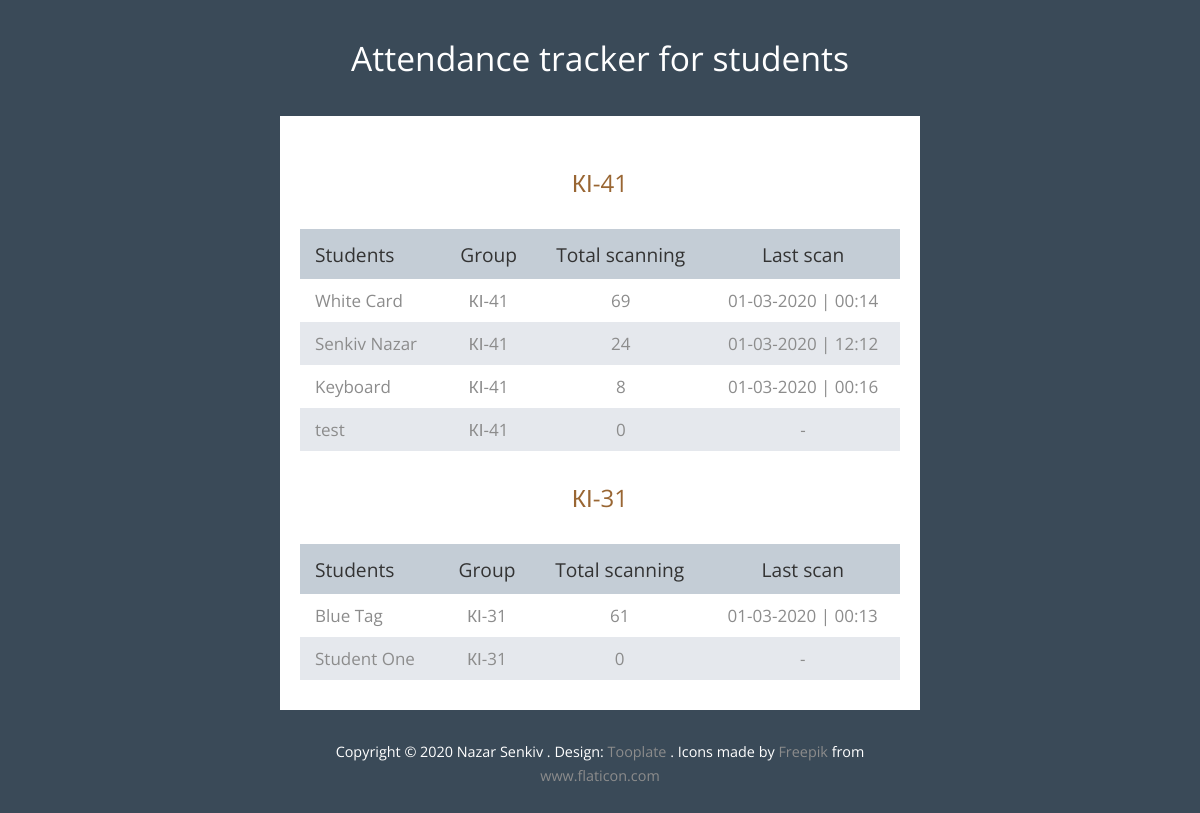
/, run on an earlier commit of the app's database.
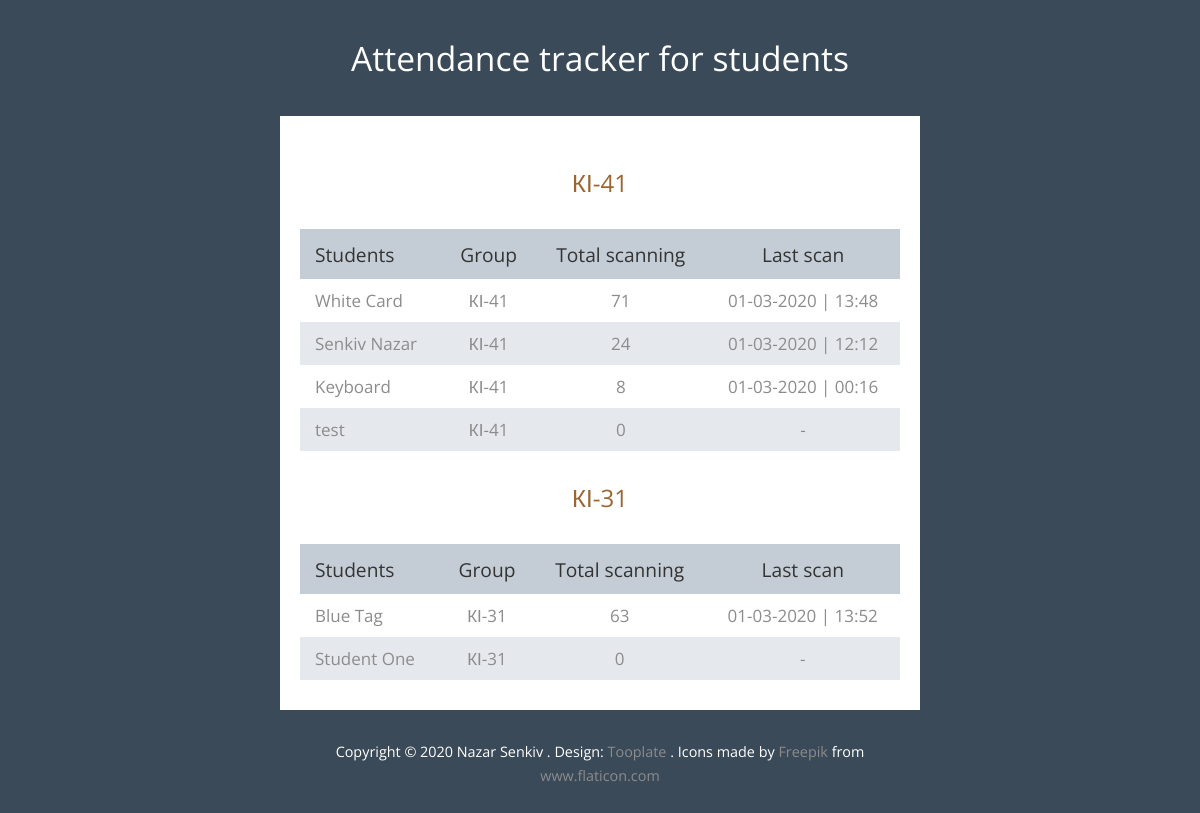
And on a later commit of the database.
### app/models.py (models this page shows)
class Student(models.Model):
    name = models.CharField(verbose_name='ім\'я', max_length=250)
    group = models.ForeignKey(Group, verbose_name='група', on_delete=models.CASCADE)
    number_scan = models.IntegerField(verbose_name='кількість сканувань', null=True, blank=True)
    def __str__(self):
        return self.name
    class Meta:
        ordering = ('-name',)
        verbose_name = 'Студент'
        verbose_name_plural = 'Студенти'

class TagReader(models.Model):
    student = models.ForeignKey(Student, verbose_name='Студент',related_name = 'tags',  on_delete= models.CASCADE)
    tag = models.CharField(verbose_name='Мітка', max_length=120)
    scanned = models.DateTimeField(verbose_name='Проскановано', auto_now_add=True)
    def __str__(self):
        return self.scanned.astimezone().strftime('%d-%m-%Y | %H:%M')
    class Meta:
        ordering = ('-scanned',)
        verbose_name = 'Мітка відсканована'
        verbose_name_plural = 'Відскановані мітки'

class Group(models.Model):
    group = models.CharField(verbose_name='група', max_length=120)
    def __str__(self):
        return self.group
    class Meta:
        verbose_name = 'Група'
        verbose_name_plural = 'Групи'

### app/views.py (the view)
# urls.py: path('', index, name = 'index' ),
def index(request):
    students = Student.objects.order_by('-number_scan')
    groups = Group.objects.all()
    for s in students:
        s.number_scan = s.tags.all().count()
        s.save()
    context = {'students': students,
               'groups': groups,
               }
    return render(request, 'index.html', context)

### templates/index.html (shortened to what this page needs)
{% extends 'base.html' %}
{% block content %}
    <div class="tm-text-white tm-page-header-container">
        <h1 class="tm-page-header">Attendance tracker for students</h1>
    </div>
    <div class="tm-main-content">
        <section class="tm-section">
            {% for group in groups %}
                <h2 class="tm-section-header">{{ group }}</h2>
                <div class="tm-responsive-table">
                    <table>
                        <tr class="tm-tr-header">
                            <th class="tm-text-left">Students</th>
                            <th>Group</th>
                            <th>Total scanning</th>
                            <th>Last scan</th>
                        </tr>
                        {% for student in students %}
                            {% if student.group == group %}
                                <tr>
                                    <td class="tm-text-left">
                                        <a class="tm-footer-link"
                                           href="{% url 'student_detail' student.id %}">
                                            {{ student }}</a>
                                    </td>
                                    <td>{{ student.group }}</td>
                                    <td>{{ student.number_scan }}</td>
                                    {% if  student.tags.all.first != None %}
                                        <td>{{ student.tags.all.first }}</td>
                                    {% else %}
                                        <td> - </td>
                                    {% endif %}
                                </tr>
                            {% endif %}
                        {% endfor %}
                    </table>
                </div>
            {% endfor %}
        </section>
    </div>
{% endblock %}

What changed in the data, as far as the page shows it:
changed Student "White Card": number_scan "69" → "71"; tags.all.first "01-03-2020 | 00:14" → "01-03-2020 | 13:48"
changed Student "Blue Tag": number_scan "61" → "63"; tags.all.first "01-03-2020 | 00:13" → "01-03-2020 | 13:52"
